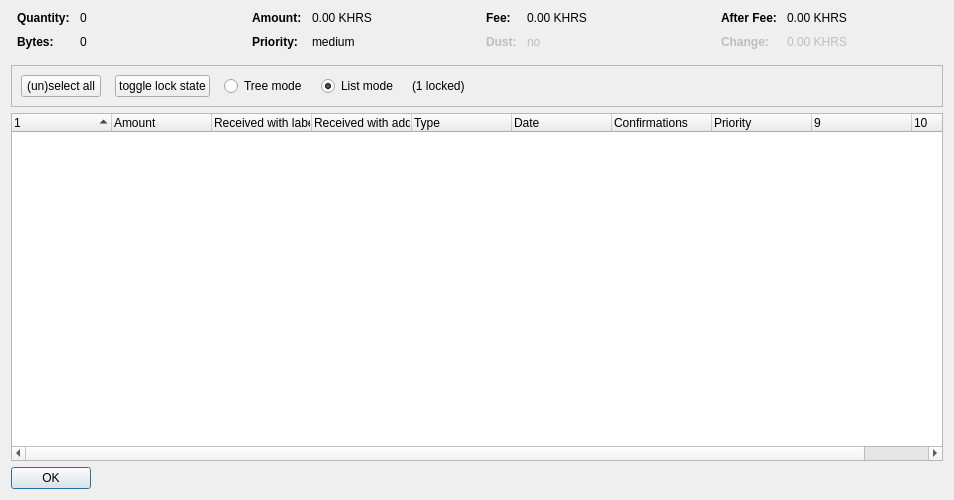
<?xml version="1.0" encoding="UTF-8"?>
<ui version="4.0">
 <class>CoinControlDialog</class>
 <widget class="QDialog" name="CoinControlDialog">
  <property name="geometry">
   <rect>
    <x>0</x>
    <y>0</y>
    <width>954</width>
    <height>500</height>
   </rect>
  </property>
  <property name="windowTitle">
   <string>Coin Selection</string>
  </property>
  <layout class="QVBoxLayout" name="verticalLayout">
   <item>
    <layout class="QHBoxLayout" name="horizontalLayoutTop" stretch="0,0,0,0">
     <property name="topMargin">
      <number>0</number>
     </property>
     <property name="bottomMargin">
      <number>10</number>
     </property>
     <item>
      <layout class="QFormLayout" name="formLayoutCoinControl1">
       <property name="horizontalSpacing">
        <number>10</number>
       </property>
       <property name="verticalSpacing">
        <number>10</number>
       </property>
       <property name="leftMargin">
        <number>6</number>
       </property>
       <property name="rightMargin">
        <number>6</number>
       </property>
       <item row="0" column="0">
        <widget class="QLabel" name="labelCoinControlQuantityText">
         <property name="font">
          <font>
           <weight>75</weight>
           <bold>true</bold>
          </font>
         </property>
         <property name="text">
          <string>Quantity:</string>
         </property>
        </widget>
       </item>
       <item row="0" column="1">
        <widget class="QLabel" name="labelCoinControlQuantity">
         <property name="cursor">
          <cursorShape>IBeamCursor</cursorShape>
         </property>
         <property name="contextMenuPolicy">
          <enum>Qt::ActionsContextMenu</enum>
         </property>
         <property name="text">
          <string notr="true">0</string>
         </property>
         <property name="textInteractionFlags">
          <set>Qt::LinksAccessibleByMouse|Qt::TextSelectableByKeyboard|Qt::TextSelectableByMouse</set>
         </property>
        </widget>
       </item>
       <item row="1" column="0">
        <widget class="QLabel" name="labelCoinControlBytesText">
         <property name="font">
          <font>
           <weight>75</weight>
           <bold>true</bold>
          </font>
         </property>
         <property name="text">
          <string>Bytes:</string>
         </property>
        </widget>
       </item>
       <item row="1" column="1">
        <widget class="QLabel" name="labelCoinControlBytes">
         <property name="cursor">
          <cursorShape>IBeamCursor</cursorShape>
         </property>
         <property name="contextMenuPolicy">
          <enum>Qt::ActionsContextMenu</enum>
         </property>
         <property name="text">
          <string notr="true">0</string>
         </property>
         <property name="textInteractionFlags">
          <set>Qt::LinksAccessibleByMouse|Qt::TextSelectableByKeyboard|Qt::TextSelectableByMouse</set>
         </property>
        </widget>
       </item>
      </layout>
     </item>
     <item>
      <layout class="QFormLayout" name="formLayoutCoinControl2">
       <property name="horizontalSpacing">
        <number>10</number>
       </property>
       <property name="verticalSpacing">
        <number>10</number>
       </property>
       <property name="leftMargin">
        <number>6</number>
       </property>
       <property name="rightMargin">
        <number>6</number>
       </property>
       <item row="0" column="0">
        <widget class="QLabel" name="labelCoinControlAmountText">
         <property name="font">
          <font>
           <weight>75</weight>
           <bold>true</bold>
          </font>
         </property>
         <property name="text">
          <string>Amount:</string>
         </property>
        </widget>
       </item>
       <item row="0" column="1">
        <widget class="QLabel" name="labelCoinControlAmount">
         <property name="cursor">
          <cursorShape>IBeamCursor</cursorShape>
         </property>
         <property name="contextMenuPolicy">
          <enum>Qt::ActionsContextMenu</enum>
         </property>
         <property name="text">
          <string notr="true">0.00 KHRS</string>
         </property>
         <property name="textInteractionFlags">
          <set>Qt::LinksAccessibleByMouse|Qt::TextSelectableByKeyboard|Qt::TextSelectableByMouse</set>
         </property>
        </widget>
       </item>
       <item row="1" column="0">
        <widget class="QLabel" name="labelCoinControlPriorityText">
         <property name="font">
          <font>
           <weight>75</weight>
           <bold>true</bold>
          </font>
         </property>
         <property name="text">
          <string>Priority:</string>
         </property>
        </widget>
       </item>
       <item row="1" column="1">
        <widget class="QLabel" name="labelCoinControlPriority">
         <property name="cursor">
          <cursorShape>IBeamCursor</cursorShape>
         </property>
         <property name="contextMenuPolicy">
          <enum>Qt::ActionsContextMenu</enum>
         </property>
         <property name="text">
          <string>medium</string>
         </property>
         <property name="textInteractionFlags">
          <set>Qt::LinksAccessibleByMouse|Qt::TextSelectableByKeyboard|Qt::TextSelectableByMouse</set>
         </property>
        </widget>
       </item>
      </layout>
     </item>
     <item>
      <layout class="QFormLayout" name="formLayoutCoinControl3">
       <property name="horizontalSpacing">
        <number>10</number>
       </property>
       <property name="verticalSpacing">
        <number>10</number>
       </property>
       <property name="leftMargin">
        <number>6</number>
       </property>
       <property name="rightMargin">
        <number>6</number>
       </property>
       <item row="0" column="0">
        <widget class="QLabel" name="labelCoinControlFeeText">
         <property name="font">
          <font>
           <weight>75</weight>
           <bold>true</bold>
          </font>
         </property>
         <property name="text">
          <string>Fee:</string>
         </property>
        </widget>
       </item>
       <item row="0" column="1">
        <widget class="QLabel" name="labelCoinControlFee">
         <property name="cursor">
          <cursorShape>IBeamCursor</cursorShape>
         </property>
         <property name="contextMenuPolicy">
          <enum>Qt::ActionsContextMenu</enum>
         </property>
         <property name="text">
          <string notr="true">0.00 KHRS</string>
         </property>
         <property name="textInteractionFlags">
          <set>Qt::LinksAccessibleByMouse|Qt::TextSelectableByKeyboard|Qt::TextSelectableByMouse</set>
         </property>
        </widget>
       </item>
       <item row="1" column="0">
        <widget class="QLabel" name="labelCoinControlLowOutputText">
         <property name="enabled">
          <bool>false</bool>
         </property>
         <property name="font">
          <font>
           <weight>75</weight>
           <bold>true</bold>
          </font>
         </property>
         <property name="text">
          <string>Dust:</string>
         </property>
        </widget>
       </item>
       <item row="1" column="1">
        <widget class="QLabel" name="labelCoinControlLowOutput">
         <property name="enabled">
          <bool>false</bool>
         </property>
         <property name="cursor">
          <cursorShape>IBeamCursor</cursorShape>
         </property>
         <property name="contextMenuPolicy">
          <enum>Qt::ActionsContextMenu</enum>
         </property>
         <property name="text">
          <string>no</string>
         </property>
         <property name="textInteractionFlags">
          <set>Qt::LinksAccessibleByMouse|Qt::TextSelectableByKeyboard|Qt::TextSelectableByMouse</set>
         </property>
        </widget>
       </item>
      </layout>
     </item>
     <item>
      <layout class="QFormLayout" name="formLayoutCoinControl4">
       <property name="horizontalSpacing">
        <number>10</number>
       </property>
       <property name="verticalSpacing">
        <number>10</number>
       </property>
       <property name="leftMargin">
        <number>6</number>
       </property>
       <property name="rightMargin">
        <number>6</number>
       </property>
       <item row="0" column="0">
        <widget class="QLabel" name="labelCoinControlAfterFeeText">
         <property name="font">
          <font>
           <weight>75</weight>
           <bold>true</bold>
          </font>
         </property>
         <property name="text">
          <string>After Fee:</string>
         </property>
        </widget>
       </item>
       <item row="0" column="1">
        <widget class="QLabel" name="labelCoinControlAfterFee">
         <property name="cursor">
          <cursorShape>IBeamCursor</cursorShape>
         </property>
         <property name="contextMenuPolicy">
          <enum>Qt::ActionsContextMenu</enum>
         </property>
         <property name="text">
          <string notr="true">0.00 KHRS</string>
         </property>
         <property name="textInteractionFlags">
          <set>Qt::LinksAccessibleByMouse|Qt::TextSelectableByKeyboard|Qt::TextSelectableByMouse</set>
         </property>
        </widget>
       </item>
       <item row="1" column="0">
        <widget class="QLabel" name="labelCoinControlChangeText">
         <property name="enabled">
          <bool>false</bool>
         </property>
         <property name="font">
          <font>
           <weight>75</weight>
           <bold>true</bold>
          </font>
         </property>
         <property name="text">
          <string>Change:</string>
         </property>
        </widget>
       </item>
       <item row="1" column="1">
        <widget class="QLabel" name="labelCoinControlChange">
         <property name="enabled">
          <bool>false</bool>
         </property>
         <property name="cursor">
          <cursorShape>IBeamCursor</cursorShape>
         </property>
         <property name="contextMenuPolicy">
          <enum>Qt::ActionsContextMenu</enum>
         </property>
         <property name="text">
          <string notr="true">0.00 KHRS</string>
         </property>
         <property name="textInteractionFlags">
          <set>Qt::LinksAccessibleByMouse|Qt::TextSelectableByKeyboard|Qt::TextSelectableByMouse</set>
         </property>
        </widget>
       </item>
      </layout>
     </item>
    </layout>
   </item>
   <item>
    <widget class="QFrame" name="frame">
     <property name="minimumSize">
      <size>
       <width>0</width>
       <height>40</height>
      </size>
     </property>
     <property name="frameShape">
      <enum>QFrame::StyledPanel</enum>
     </property>
     <property name="frameShadow">
      <enum>QFrame::Sunken</enum>
     </property>
     <layout class="QHBoxLayout" name="horizontalLayout">
      <item>
       <layout class="QHBoxLayout" name="horizontalLayoutPanel" stretch="0,0,0,0,0,0">
        <property name="spacing">
         <number>14</number>
        </property>
        <item>
         <widget class="QPushButton" name="pushButtonSelectAll">
          <property name="sizePolicy">
           <sizepolicy hsizetype="Maximum" vsizetype="Fixed">
            <horstretch>0</horstretch>
            <verstretch>0</verstretch>
           </sizepolicy>
          </property>
          <property name="text">
           <string>(un)select all</string>
          </property>
          <property name="autoDefault">
           <bool>false</bool>
          </property>
         </widget>
        </item>
        <item>
         <widget class="QPushButton" name="pushButtonToggleLock">
          <property name="sizePolicy">
           <sizepolicy hsizetype="Maximum" vsizetype="Fixed">
            <horstretch>0</horstretch>
            <verstretch>0</verstretch>
           </sizepolicy>
          </property>
          <property name="text">
           <string>toggle lock state</string>
          </property>
          <property name="autoDefault">
           <bool>false</bool>
          </property>
         </widget>
        </item>
        <item>
         <widget class="QRadioButton" name="radioTreeMode">
          <property name="sizePolicy">
           <sizepolicy hsizetype="Maximum" vsizetype="Fixed">
            <horstretch>0</horstretch>
            <verstretch>0</verstretch>
           </sizepolicy>
          </property>
          <property name="text">
           <string>Tree mode</string>
          </property>
         </widget>
        </item>
        <item>
         <widget class="QRadioButton" name="radioListMode">
          <property name="sizePolicy">
           <sizepolicy hsizetype="Maximum" vsizetype="Fixed">
            <horstretch>0</horstretch>
            <verstretch>0</verstretch>
           </sizepolicy>
          </property>
          <property name="text">
           <string>List mode</string>
          </property>
          <property name="checked">
           <bool>true</bool>
          </property>
         </widget>
        </item>
        <item>
         <widget class="QLabel" name="labelLocked">
          <property name="text">
           <string>(1 locked)</string>
          </property>
         </widget>
        </item>
        <item>
         <spacer name="horizontalSpacer">
          <property name="orientation">
           <enum>Qt::Horizontal</enum>
          </property>
          <property name="sizeHint" stdset="0">
           <size>
            <width>40</width>
            <height>20</height>
           </size>
          </property>
         </spacer>
        </item>
       </layout>
      </item>
     </layout>
    </widget>
   </item>
   <item>
    <widget class="CoinControlTreeWidget" name="treeWidget">
     <property name="contextMenuPolicy">
      <enum>Qt::CustomContextMenu</enum>
     </property>
     <property name="sortingEnabled">
      <bool>false</bool>
     </property>
     <property name="columnCount">
      <number>10</number>
     </property>
     <attribute name="headerShowSortIndicator" stdset="0">
      <bool>true</bool>
     </attribute>
     <attribute name="headerStretchLastSection">
      <bool>false</bool>
     </attribute>
     <column>
      <property name="text">
       <string/>
      </property>
     </column>
     <column>
      <property name="text">
       <string>Amount</string>
      </property>
     </column>
     <column>
      <property name="text">
       <string>Received with label</string>
      </property>
     </column>
     <column>
      <property name="text">
       <string>Received with address</string>
      </property>
     </column>
     <column>
      <property name="text">
       <string>Type</string>
      </property>
     </column>
     <column>
      <property name="text">
       <string>Date</string>
      </property>
     </column>
     <column>
      <property name="text">
       <string>Confirmations</string>
      </property>
      <property name="toolTip">
       <string>Confirmed</string>
      </property>
     </column>
     <column>
      <property name="text">
       <string>Priority</string>
      </property>
     </column>
     <column>
      <property name="text">
       <string/>
      </property>
     </column>
     <column>
      <property name="text">
       <string/>
      </property>
     </column>
    </widget>
   </item>
   <item>
    <widget class="QDialogButtonBox" name="buttonBox">
     <property name="sizePolicy">
      <sizepolicy hsizetype="Maximum" vsizetype="Fixed">
       <horstretch>0</horstretch>
       <verstretch>0</verstretch>
      </sizepolicy>
     </property>
     <property name="orientation">
      <enum>Qt::Horizontal</enum>
     </property>
     <property name="standardButtons">
      <set>QDialogButtonBox::Ok</set>
     </property>
    </widget>
   </item>
  </layout>
 </widget>
 <customwidgets>
  <customwidget>
   <class>CoinControlTreeWidget</class>
   <extends>QTreeWidget</extends>
   <header>coincontroltreewidget.h</header>
  </customwidget>
 </customwidgets>
 <resources/>
 <connections/>
</ui>
